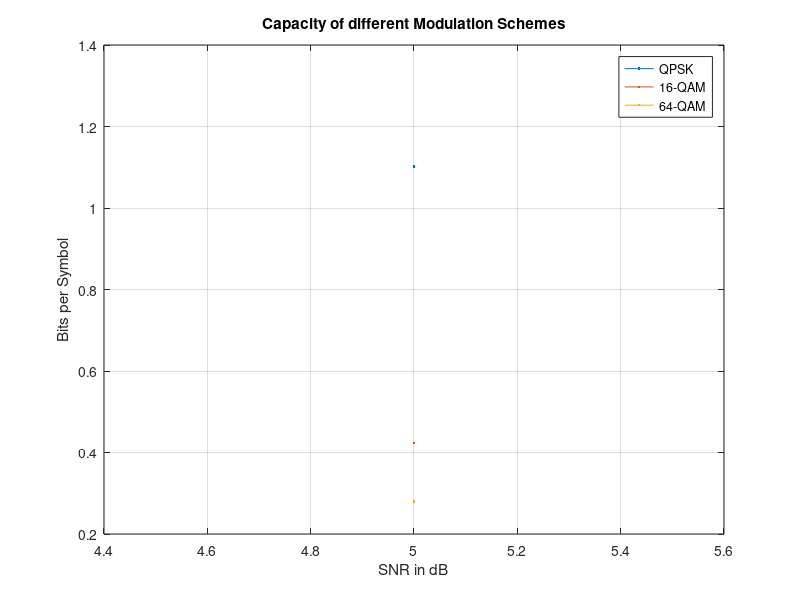

Recreate this plot in MATLAB.
%% Capacity calculation
% This script is intended to calculate to capacity of Gaussian Noise, QPSK
% and after user input any M-PSK that is desired. Everything is plotted for
% comparison.
%
% Input arguments:
% - number of samples N
% - SNR range in dB
% - Number of Points for MPSK
% - Arbitrary points for constellation 
%
% author : Kevin Li
% date : 06.09.2017

%%%%%%%%%%%%%%%%%%%%%%%%%%%%%%%%%%%%%%%%%%%%% 
%log changes

% 08.09.2017 
% -added nonstandard constellation points
% - note: constellation points must be normalized (affects amplitude ->
% snr). With points higher 1 we increase the SNR in calculation. 

%%%%%%%%%%%%%%%%%%%%%%%%%%%%%%%%%%%%%%%%%%%%%

%% Cleanup and Initilization
clear all;

%% Inputs

prompt1 = 'Number Of Samples:  ';
N = input(prompt1);
prompt2 = 'SNR_minimum:  ';
snr_min = input(prompt2);
prompt3 = 'SNR_maximum:  ';
snr_max = input(prompt3);

%% QPSK Capacity


h_Noise = log2(pi*exp(1));                                                              
snr = snr_min:1:snr_max;
snr_power = 10.^(snr/10);
cap_QPSK = [];


for power = 1:length(snr)
Amplitude_symbols = sqrt(snr_power(power));                                % Scaling of Amlitude through SNR  
bits = round(4*rand(N,1));                                                 % random bits created for phaseshift (between 0-4 int)
QPSK_symbols = Amplitude_symbols * exp(1i*(2*pi/4)*bits);                  % points shift by 90° to create QPSK
Noise = (1/sqrt(2))*(randn(N,1)+1i*randn(N,1));                            % add complex noise
Y   = QPSK_symbols + Noise;                                                  % Y = X + N
Y_t = transpose(Y);
X = Amplitude_symbols * exp(1i*(2*pi/4)*(1:4));                            % create (0,1),(0,-1),(-1,0),(1,0)
X_t = transpose(X);

%abs(y-xi)^2
x = repmat(X_t,1,N);                                                       % duplicate X symbols into a 4xN matrix
y = repmat(Y_t,4,1);                                                       % duplicate received symbols into a 4xN matrix
s = -(abs(y - x)).^2;                                                      % calculate difference for probability calculation

%h_signal
prob_Y = (1/(4*pi))*sum(exp(s),1);                                         % probability calculation
h_Y = (sum(-log2(prob_Y)))/N;                                              % entropy of received signal
cap_QPSK(power) = (h_Y - h_Noise);                                         % capacity
end
plot (snr,cap_QPSK);
hold on;

%% Non standard PSK distribution
% 

% input x = [x1, x2, x3,..., xN]

x_points = [1+j 1-j -1+j -1-j 3+j 3-j 3+3j 3-3j 1+3j 1-3j -1+3j -1-3j -3+3j -3-3j -3-1j -3+1j];
n = length(x_points);
h_N = log2(pi*exp(1));

for l = 1:length(snr_power)
    level = round((n-1)*rand(1,N)+1);
    level_matrix= zeros(N,n);
for k = 1:N
    level_matrix(k,level(k)) = 1;
end

x_points = x_points./sqrt(sum(abs(x_points).^2));
x_points_t = transpose(x_points);
Amplitude = sqrt(snr_power(l));
x_out= Amplitude*level_matrix*x_points_t;

Noise = (1/sqrt(2))*(randn(N,1)+1i*randn(N,1));

Y = x_out + Noise;
Y_t = transpose(Y);
X = Amplitude * x_points_t;

y = repmat(Y_t,n,1);
x = repmat(X,1,N);

s = -((abs(y - x)).^2);
    
prob_Y = (1/(pi*n))*(sum(exp(s),1));
    
h_Y = sum(-log2(prob_Y))/N;

cap_PSK(l) = h_Y - h_N;
end

plot(snr,cap_PSK);
desc = strcat('16-QAM');

%% Non standard PSK distribution
% 

% input x = [x1, x2, x3,..., xN]

x_points = [-7-7j -7-5j -7-3j -7-1j -7+1j -7+3j -7+5j -7+7j -5-7j -5-5j -5-3j -5-1j -5+1j -5+3j -5+5j -5+7j -3-7j -3-5j -3-3j -3-1j -3+1j -3+3j -3+5j -3+7j -1-7j -1-5j -1-3j -1-1j -1+1j -1+3j -1+5j -1+7j 1-7j 1-5j 1-3j 1-1j 1+1j 1+3j 1+5j 1+7j 3-7j 3-5j 3-3j 3-1j 3+1j 3+3j 3+5j 3+7j 5-7j 5-5j 5-3j 5-1j 5+1j 5+3j 5+5j 5+7j 7-7j 7-5j 7-3j 7-1j 7+1j 7+3j 7+5j 7+7j];
n = length(x_points);
h_N = log2(pi*exp(1));

for l = 1:length(snr_power)
    level = round((n-1)*rand(1,N)+1);
    level_matrix = zeros(N,n);
for k = 1:N
    level_matrix(k,level(k)) = 1;
end

x_points = x_points./sqrt(sum(abs(x_points).^2));
x_points_t = transpose(x_points);
Amplitude = sqrt(snr_power(l));
x_out = Amplitude*level_matrix*x_points_t;

Noise = (1/sqrt(2))*(randn(N,1)+1i*randn(N,1));

Y = x_out + Noise;
Y_t = transpose(Y);
X = Amplitude * x_points_t;

y = repmat(Y_t,n,1);
x = repmat(X,1,N);

s = -((abs(y - x)).^2);
    
prob_Y = (1/(pi*n))*(sum(exp(s),1));
    
h_Y = sum(-log2(prob_Y))/N;

cap_PSK(l) = h_Y - h_N;
end

plot(snr,cap_PSK);
desc2 = strcat('64-QAM');
hold on;
legend('QPSK',desc, desc2);
title ('Capacity of different Modulation Schemes');
xlabel('SNR in dB');
ylabel('Bits per Symbol');
grid on;
